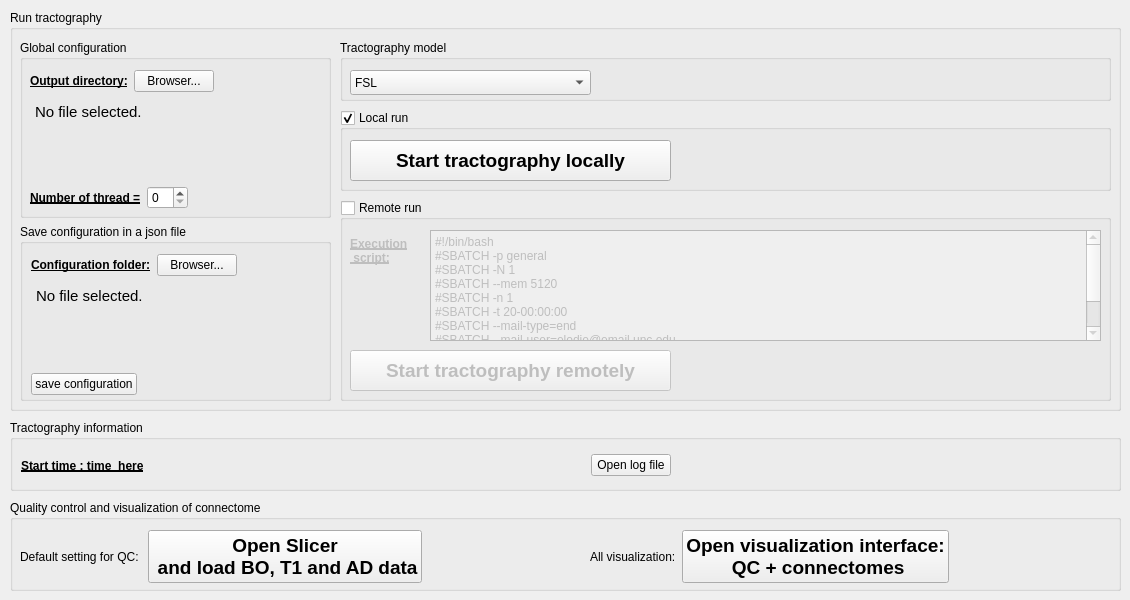
  <widget class="QWidget" name="submit_results_tab">
   <attribute name="title">
    <string>Submit job and results</string>
   </attribute>
   <widget class="QGroupBox" name="groupBox_10">
    <property name="geometry">
     <rect>
      <x>10</x>
      <y>420</y>
      <width>1111</width>
      <height>71</height>
     </rect>
    </property>
    <property name="title">
     <string>Tractography information</string>
    </property>
    <widget class="QWidget" name="layoutWidget">
     <property name="geometry">
      <rect>
       <x>11</x>
       <y>30</y>
       <width>1091</width>
       <height>31</height>
      </rect>
     </property>
     <layout class="QHBoxLayout" name="horizontalLayout_3">
      <item>
       <widget class="QLabel" name="start_time_label">
        <property name="font">
         <font>
          <weight>75</weight>
          <bold>true</bold>
          <underline>true</underline>
         </font>
        </property>
        <property name="text">
         <string>Start time : time_here</string>
        </property>
       </widget>
      </item>
      <item>
       <spacer name="horizontalSpacer_23">
        <property name="orientation">
         <enum>Qt::Horizontal</enum>
        </property>
        <property name="sizeHint" stdset="0">
         <size>
          <width>40</width>
          <height>20</height>
         </size>
        </property>
       </spacer>
      </item>
      <item>
       <widget class="QPushButton" name="open_log_file_pushButton">
        <property name="text">
         <string>Open log file</string>
        </property>
       </widget>
      </item>
      <item>
       <spacer name="horizontalSpacer_43">
        <property name="orientation">
         <enum>Qt::Horizontal</enum>
        </property>
        <property name="sizeHint" stdset="0">
         <size>
          <width>40</width>
          <height>20</height>
         </size>
        </property>
       </spacer>
      </item>
     </layout>
    </widget>
   </widget>
   <widget class="QGroupBox" name="groupBox_4">
    <property name="geometry">
     <rect>
      <x>10</x>
      <y>500</y>
      <width>1111</width>
      <height>91</height>
     </rect>
    </property>
    <property name="title">
     <string>Quality control and visualization of connectome</string>
    </property>
    <widget class="QWidget" name="layoutWidget">
     <property name="geometry">
      <rect>
       <x>10</x>
       <y>30</y>
       <width>1091</width>
       <height>54</height>
      </rect>
     </property>
     <layout class="QHBoxLayout" name="horizontalLayout_25">
      <item>
       <widget class="QLabel" name="label">
        <property name="text">
         <string>Default setting for QC: </string>
        </property>
       </widget>
      </item>
      <item>
       <widget class="QPushButton" name="open_slicer_first_interface_pushButton">
        <property name="font">
         <font>
          <pointsize>14</pointsize>
          <weight>75</weight>
          <bold>true</bold>
          <underline>false</underline>
         </font>
        </property>
        <property name="text">
         <string>Open Slicer
 and load BO, T1 and AD data</string>
        </property>
       </widget>
      </item>
      <item>
       <spacer name="horizontalSpacer_25">
        <property name="orientation">
         <enum>Qt::Horizontal</enum>
        </property>
        <property name="sizeHint" stdset="0">
         <size>
          <width>40</width>
          <height>20</height>
         </size>
        </property>
       </spacer>
      </item>
      <item>
       <widget class="QLabel" name="label_3">
        <property name="text">
         <string>All visualization:</string>
        </property>
       </widget>
      </item>
      <item>
       <widget class="QPushButton" name="open_visualisation_pushButton">
        <property name="font">
         <font>
          <pointsize>14</pointsize>
          <weight>75</weight>
          <bold>true</bold>
          <underline>false</underline>
         </font>
        </property>
        <property name="text">
         <string>Open visualization interface: 
 QC + connectomes</string>
        </property>
       </widget>
      </item>
      <item>
       <spacer name="horizontalSpacer_26">
        <property name="orientation">
         <enum>Qt::Horizontal</enum>
        </property>
        <property name="sizeHint" stdset="0">
         <size>
          <width>40</width>
          <height>20</height>
         </size>
        </property>
       </spacer>
      </item>
     </layout>
    </widget>
   </widget>
   <widget class="QGroupBox" name="groupBox">
    <property name="geometry">
     <rect>
      <x>10</x>
      <y>10</y>
      <width>1111</width>
      <height>401</height>
     </rect>
    </property>
    <property name="title">
     <string>Run tractography</string>
    </property>
    <widget class="QGroupBox" name="remote_run_groupBox">
     <property name="geometry">
      <rect>
       <x>330</x>
       <y>190</y>
       <width>771</width>
       <height>201</height>
      </rect>
     </property>
     <property name="title">
      <string>Remote run </string>
     </property>
     <property name="checkable">
      <bool>true</bool>
     </property>
     <property name="checked">
      <bool>false</bool>
     </property>
     <widget class="QPushButton" name="start_tractography_remotely_pushButton">
      <property name="geometry">
       <rect>
        <x>10</x>
        <y>150</y>
        <width>321</width>
        <height>41</height>
       </rect>
      </property>
      <property name="font">
       <font>
        <pointsize>14</pointsize>
        <weight>75</weight>
        <bold>true</bold>
        <underline>false</underline>
       </font>
      </property>
      <property name="text">
       <string>Start tractography remotely</string>
      </property>
     </widget>
     <widget class="QLabel" name="value_ignore_label_label_3">
      <property name="geometry">
       <rect>
        <x>10</x>
        <y>30</y>
        <width>81</width>
        <height>41</height>
       </rect>
      </property>
      <property name="font">
       <font>
        <weight>75</weight>
        <bold>true</bold>
        <underline>true</underline>
       </font>
      </property>
      <property name="text">
       <string>Execution
 script:</string>
      </property>
     </widget>
     <widget class="QPlainTextEdit" name="commande_line_cluster_plainTextEdit">
      <property name="geometry">
       <rect>
        <x>90</x>
        <y>30</y>
        <width>671</width>
        <height>111</height>
       </rect>
      </property>
      <property name="plainText">
       <string>#!/bin/bash
#SBATCH -p general
#SBATCH -N 1
#SBATCH --mem 5120
#SBATCH -n 1
#SBATCH -t 20-00:00:00
#SBATCH --mail-type=end
#SBATCH --mail-user=elodie@email.unc.edu
module add python
python3 CONTINUITY_completed_script.py &quot;./CONTINUITY_ARGS/args_main_CONTINUITY.json&quot;</string>
      </property>
     </widget>
    </widget>
    <widget class="QGroupBox" name="local_run_groupBox">
     <property name="geometry">
      <rect>
       <x>330</x>
       <y>100</y>
       <width>771</width>
       <height>81</height>
      </rect>
     </property>
     <property name="title">
      <string>Local run</string>
     </property>
     <property name="checkable">
      <bool>true</bool>
     </property>
     <widget class="QPushButton" name="start_tractography_pushButton">
      <property name="geometry">
       <rect>
        <x>10</x>
        <y>30</y>
        <width>321</width>
        <height>41</height>
       </rect>
      </property>
      <property name="font">
       <font>
        <pointsize>14</pointsize>
        <weight>75</weight>
        <bold>true</bold>
        <underline>false</underline>
       </font>
      </property>
      <property name="text">
       <string>Start tractography locally</string>
      </property>
     </widget>
    </widget>
    <widget class="QWidget" name="layoutWidget">
     <property name="geometry">
      <rect>
       <x>10</x>
       <y>30</y>
       <width>311</width>
       <height>361</height>
      </rect>
     </property>
     <layout class="QVBoxLayout" name="verticalLayout_6">
      <item>
       <widget class="QGroupBox" name="groupBox_19">
        <property name="title">
         <string>Global configuration</string>
        </property>
        <widget class="QWidget" name="layoutWidget">
         <property name="geometry">
          <rect>
           <x>10</x>
           <y>30</y>
           <width>291</width>
           <height>139</height>
          </rect>
         </property>
         <layout class="QVBoxLayout" name="verticalLayout_2">
          <item>
           <layout class="QHBoxLayout" name="horizontalLayout_6">
            <item>
             <widget class="QLabel" name="label_39">
              <property name="font">
               <font>
                <weight>75</weight>
                <bold>true</bold>
                <underline>true</underline>
               </font>
              </property>
              <property name="text">
               <string>Output directory:</string>
              </property>
             </widget>
            </item>
            <item>
             <widget class="QPushButton" name="OUT_PATH_pushButton">
              <property name="text">
               <string>Browser...</string>
              </property>
             </widget>
            </item>
            <item>
             <spacer name="horizontalSpacer_44">
              <property name="orientation">
               <enum>Qt::Horizontal</enum>
              </property>
              <property name="sizeHint" stdset="0">
               <size>
                <width>40</width>
                <height>20</height>
               </size>
              </property>
             </spacer>
            </item>
           </layout>
          </item>
          <item>
           <widget class="QTextEdit" name="OUT_PATH_textEdit">
            <property name="styleSheet">
             <string notr="true">QTextEdit {
	background-color : transparent
}</string>
            </property>
            <property name="readOnly">
             <bool>true</bool>
            </property>
            <property name="html">
             <string>&lt;!DOCTYPE HTML PUBLIC &quot;-//W3C//DTD HTML 4.0//EN&quot; &quot;http://www.w3.org/TR/REC-html40/strict.dtd&quot;&gt;
&lt;html&gt;&lt;head&gt;&lt;meta name=&quot;qrichtext&quot; content=&quot;1&quot; /&gt;&lt;style type=&quot;text/css&quot;&gt;
p, li { white-space: pre-wrap; }
&lt;/style&gt;&lt;/head&gt;&lt;body style=&quot; font-family:'Ubuntu'; font-size:11pt; font-weight:400; font-style:normal;&quot;&gt;
&lt;p style=&quot; margin-top:0px; margin-bottom:0px; margin-left:0px; margin-right:0px; -qt-block-indent:0; text-indent:0px;&quot;&gt;No file selected.&lt;/p&gt;&lt;/body&gt;&lt;/html&gt;</string>
            </property>
           </widget>
          </item>
          <item>
           <layout class="QHBoxLayout" name="horizontalLayout_19">
            <item>
             <widget class="QLabel" name="label_51">
              <property name="font">
               <font>
                <weight>75</weight>
                <bold>true</bold>
                <underline>true</underline>
               </font>
              </property>
              <property name="text">
               <string>Number of thread =</string>
              </property>
             </widget>
            </item>
            <item>
             <widget class="QSpinBox" name="nb_threads_spinBox"/>
            </item>
            <item>
             <spacer name="horizontalSpacer_45">
              <property name="orientation">
               <enum>Qt::Horizontal</enum>
              </property>
              <property name="sizeHint" stdset="0">
               <size>
                <width>40</width>
                <height>20</height>
               </size>
              </property>
             </spacer>
            </item>
           </layout>
          </item>
         </layout>
        </widget>
       </widget>
      </item>
      <item>
       <widget class="QGroupBox" name="groupBox_18">
        <property name="title">
         <string>Save configuration in a json file</string>
        </property>
        <widget class="QWidget" name="layoutWidget">
         <property name="geometry">
          <rect>
           <x>11</x>
           <y>30</y>
           <width>291</width>
           <height>141</height>
          </rect>
         </property>
         <layout class="QGridLayout" name="gridLayout_10">
          <item row="3" column="0">
           <widget class="QPushButton" name="save_config_file_pushButton">
            <property name="text">
             <string>save configuration</string>
            </property>
           </widget>
          </item>
          <item row="2" column="0" colspan="2">
           <widget class="QTextEdit" name="json_config_file_textEdit">
            <property name="styleSheet">
             <string notr="true">QTextEdit {
	background-color : transparent
}</string>
            </property>
            <property name="readOnly">
             <bool>true</bool>
            </property>
            <property name="html">
             <string>&lt;!DOCTYPE HTML PUBLIC &quot;-//W3C//DTD HTML 4.0//EN&quot; &quot;http://www.w3.org/TR/REC-html40/strict.dtd&quot;&gt;
&lt;html&gt;&lt;head&gt;&lt;meta name=&quot;qrichtext&quot; content=&quot;1&quot; /&gt;&lt;style type=&quot;text/css&quot;&gt;
p, li { white-space: pre-wrap; }
&lt;/style&gt;&lt;/head&gt;&lt;body style=&quot; font-family:'Ubuntu'; font-size:11pt; font-weight:400; font-style:normal;&quot;&gt;
&lt;p style=&quot; margin-top:0px; margin-bottom:0px; margin-left:0px; margin-right:0px; -qt-block-indent:0; text-indent:0px;&quot;&gt;No file selected.&lt;/p&gt;&lt;/body&gt;&lt;/html&gt;</string>
            </property>
           </widget>
          </item>
          <item row="1" column="0" colspan="2">
           <layout class="QHBoxLayout" name="horizontalLayout_37">
            <item>
             <widget class="QLabel" name="label_61">
              <property name="font">
               <font>
                <weight>75</weight>
                <bold>true</bold>
                <underline>true</underline>
               </font>
              </property>
              <property name="text">
               <string>Configuration folder:</string>
              </property>
             </widget>
            </item>
            <item>
             <widget class="QPushButton" name="json_config_file_pushButton">
              <property name="text">
               <string>Browser...</string>
              </property>
             </widget>
            </item>
            <item>
             <spacer name="horizontalSpacer_48">
              <property name="orientation">
               <enum>Qt::Horizontal</enum>
              </property>
              <property name="sizeHint" stdset="0">
               <size>
                <width>40</width>
                <height>20</height>
               </size>
              </property>
             </spacer>
            </item>
           </layout>
          </item>
          <item row="3" column="1">
           <spacer name="horizontalSpacer_49">
            <property name="orientation">
             <enum>Qt::Horizontal</enum>
            </property>
            <property name="sizeHint" stdset="0">
             <size>
              <width>40</width>
              <height>20</height>
             </size>
            </property>
           </spacer>
          </item>
         </layout>
        </widget>
       </widget>
      </item>
     </layout>
    </widget>
    <widget class="QGroupBox" name="groupBox_3">
     <property name="geometry">
      <rect>
       <x>330</x>
       <y>30</y>
       <width>771</width>
       <height>61</height>
      </rect>
     </property>
     <property name="title">
      <string>Tractography model </string>
     </property>
     <widget class="QComboBox" name="tractography_model_comboBox">
      <property name="geometry">
       <rect>
        <x>10</x>
        <y>30</y>
        <width>241</width>
        <height>25</height>
       </rect>
      </property>
      <item>
       <property name="text">
        <string>FSL</string>
       </property>
      </item>
      <item>
       <property name="text">
        <string>MRtrix (iFOD1)</string>
       </property>
      </item>
      <item>
       <property name="text">
        <string>MRtrix (default: IFOD2) </string>
       </property>
      </item>
      <item>
       <property name="text">
        <string>MRtrix (Tensor-Prob)</string>
       </property>
      </item>
      <item>
       <property name="text">
        <string>DIPY</string>
       </property>
      </item>
     </widget>
    </widget>
   </widget>
  </widget>
